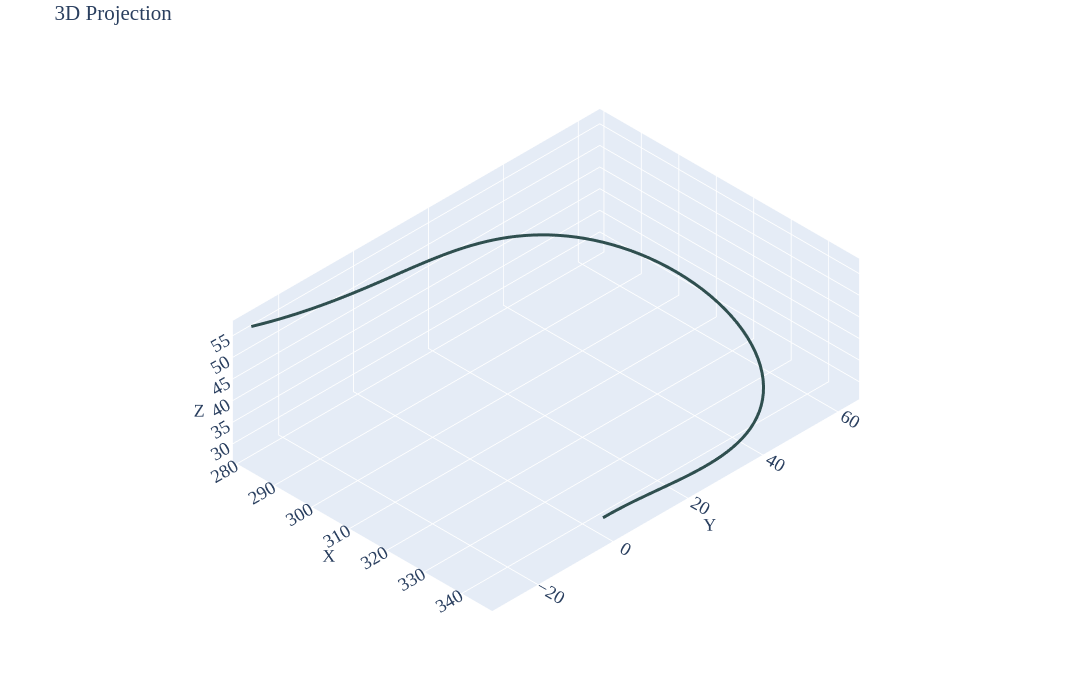

Here is the notebook cell this chart was saved with:
### Code cell
position_history=np.array(cb_data["position"])
final_rod_position=position_history[-1]
fig=go.Figure()
fig.add_trace(go.Scatter3d(x=final_rod_position[0,:],y=final_rod_position[1,:],z=final_rod_position[2,:],mode='lines',name='Final position',line=dict(color='darkslategray',width=6)))
fig.update_layout(title='3D Projection',scene=dict(xaxis_title='X',yaxis_title='Y',zaxis_title='Z',camera=dict(eye=dict(x=1,y=-1,z=1))),font=dict(size=15,family='Times New Roman'),autosize=False,height=700,width=1200,legend=dict(x=0.02,y=0.98),margin=dict(l=20,r=20,t=40,b=20))
fig.update_scenes(camera_projection_type='orthographic')
fig.show()
